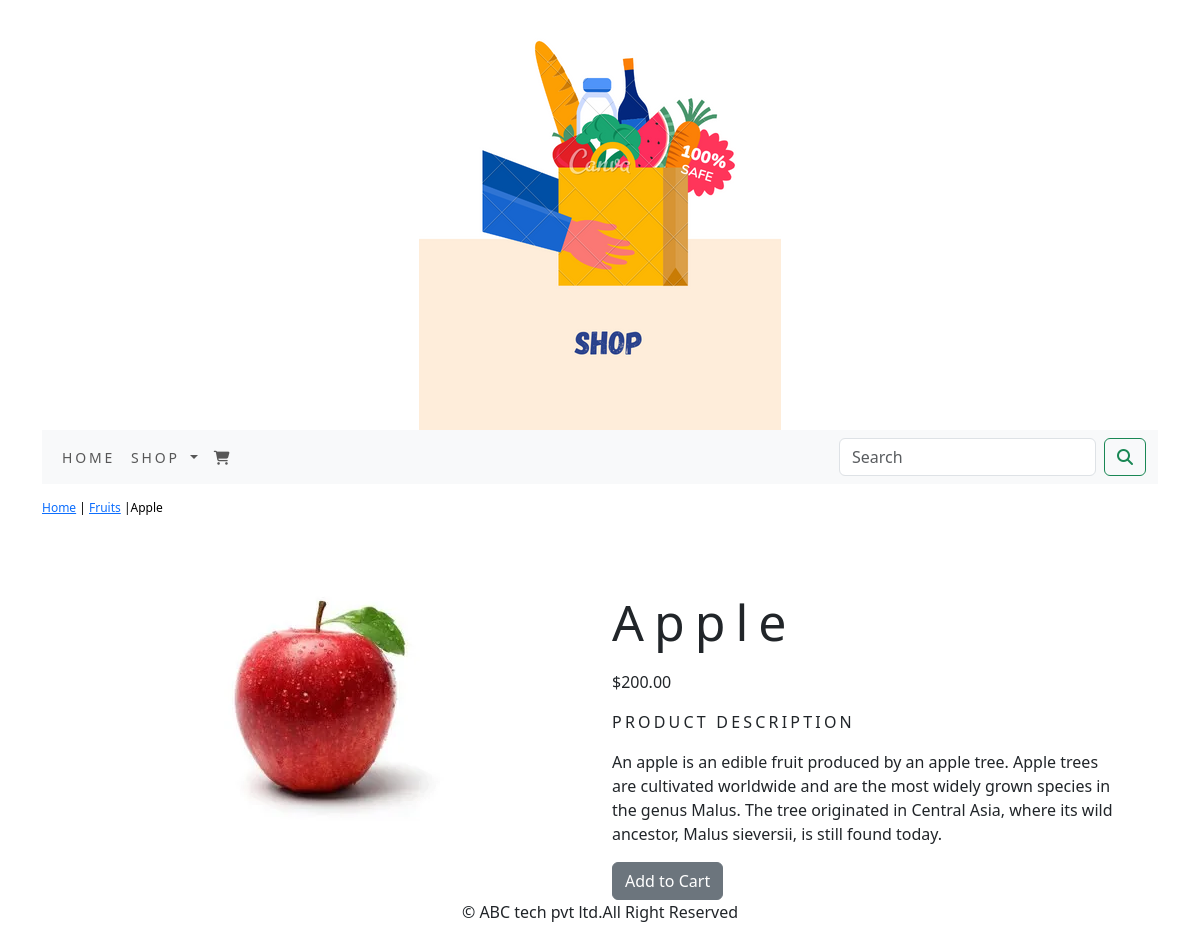
The page /shop/fruits/apple/ on the database its author committed.
### shop/models.py (models this page shows, shortened)
class Product(models.Model):
    name=models.CharField(max_length=250,unique=True)
    slug = models.SlugField(max_length=250, unique=True)
    description = models.TextField(blank=True)
    price=models.DecimalField(max_digits=10,decimal_places=2)
    category=models.ForeignKey(Category,on_delete=models.CASCADE)
    image = models.ImageField(upload_to='product', blank=True)
    stock=models.IntegerField()
    available=models.BooleanField(default=True)
    created=models.DateTimeField(auto_now_add=True)
    updated=models.DateTimeField(auto_now=True)
    class Meta:
        ordering=('name',)
        verbose_name='product'
        verbose_name_plural='products'

class Category(models.Model):
    name=models.CharField(max_length=250,unique=True)
    slug=models.SlugField(max_length=250,unique=True)
    description=models.TextField(blank=True)
    image=models.ImageField(upload_to='category',blank=True)
    class Meta:
        ordering=('name',)
        verbose_name='category'
        verbose_name_plural='categories'
    def get_url(self):
        return reverse('shop:product_by_category',args=[self.slug])
    def __str__(self):
        return '{}'.format(self.name)

### shop/views.py (the view)
# urls.py: path('<slug:c_slug>/<slug:product_slug>/', views.proDetail, name='prodCatdetail'),
def proDetail(request,c_slug,product_slug):
    try:
        product=Product.objects.get(category__slug=c_slug,slug=product_slug)
    except Exception as e:
        raise e
    return render(request,'product.html',{'product':product})

### shop/context_processors.py (called while the page is built)
def menu_links(request):
    links=Category.objects.all()
    return dict(links=links)

### templates/product.html (shortened to what this page needs)
{% extends 'base.html' %}
{% load static %}
{% block content %}
<div class="row my_prod_row_class">
    <div class="mx_auto">
        <p><a href="{% url 'shop:allProdCat' %}">Home</a> | <a href="{{product.category.get_url}}">{{product.category}}</a> |{{product.name}}</p>
    </div>
</div>
<div class="container">
<br>
<div class="row">
    <div class="col-12 col-sm-12 col-md-12 col-lg-6 text-center">
        <div style="min-width:18rem">
            <img src="{{product.image.url}}" alt="{{product.name}}">
        </div>
    </div>
        <div class="col-12 col-sm-12 col-md-12 col-lg-6">
            <div>
            <h1 class="my_prod_title">{{product.name}}</h1>
            <p>${{product.price}}</p>
            <p class="my_title">Product Description</p>
            <p class="text-justify my_prod_text ">{{product.description}}</p>
            {% if product.stock <= 0 %}
            <p class="text-justify my_prod_text"><b>Out of Stock</b></p>
            {% else %}
            <a class="btn btn-secondary" href="{% url 'cart:add_cart' product.id %}">Add to Cart</a>
            {% endif %}
        </div>
    </div>
</div>
</div>
</div>
{% endblock %}

### static/css/custom.css (style rules this page uses)
body { font-family: 'Roboto', sans-serif; }
.my_title { font-size:16px; text-transform :uppercase; letter-spacing:.2em; }
.my_prod_row_class { padding-top:15px; padding-bottom:20px; }
.my_prod_row_class .mx_auto { color:#000; font-size:12px; text-decoration:none; }
.my_prod_title { font-size:50px; text_transform:uppercase; letter-spacing:.2em; padding-top:15px; padding-bottom:10px; }
.my_prod_text { padding-right:20px; }

### rows shown on the page
Product: category "Fruits", name "Apple", image (picture), price "200.00", description "An apple is an edible fruit produced by an apple tree. Apple trees are cultivated worldwide and are the most widely grown species in the genus Malus. The tree originated in Central Asia, where its wild ancestor, Malus sieversii, is still found today."
